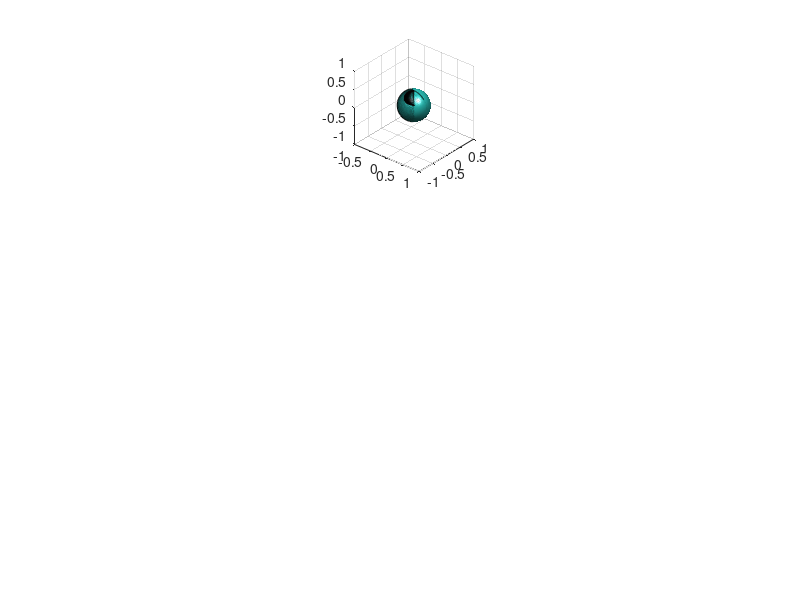

Reproduce this figure in MATLAB. (Note: this script raises an error after producing the figure.)
function spharmPyramidalPlot(L1, resolution)
% This function plots base spherical harmonic functions in their real forms
%
% Syntax:
% spharmPlot(L, resolution)
% spharmPlot(L)
% spharmPlot()
%
% Inputs:%
% L: degree of the functions, default value = 2;
% resolution: resolution of sphere surface, default value = 500.
%
% Results:
% red regions represent negative values
% red regions represent positive values
%
% Reference: http://en.wikipedia.org/wiki/Spherical_harmonics
%
% Modified version by Samuel Dupont from Mengliu Zhao, School of Computing Science, Simon Fraser University
% Update Date: 2016/may

if nargin < 1
    L1 = 2;
    resolution = 500;
end
if nargin < 2
    resolution = 500;
end

var.m_vect=0:L1;
var.m_sum_vect=(var.m_vect+1).^2;
var.nbr_m=(2.*var.m_vect)+1;

% discretize sphere surface
delta = pi/resolution;
theta = 0:delta:pi; % altitude
phi = 0:2*delta:2*pi; % azimuth
[phi,theta] = meshgrid(phi,theta);

% set figure background to white
figure('Color',[1 1 1])
L=0:L1;
for jj=1:length(L)
    M = L(jj):-1:-L(jj);
    for ii=1:length(M)
        % Legendre polynomials
        P_LM = legendre(L(jj),cos(theta(:,1)));
        P_LM = P_LM(abs(M(ii))+1,:)';
        P_LM = repmat(P_LM, [1, size(theta, 1)]);
        
        % normalization constant
        N_LM = sqrt((2*L(jj)+1)/4/pi*factorial(L(jj)-abs(M(ii)))/factorial(L(jj)+abs(M(ii))));
        
        % base spherical harmonic function
        if M(ii)>=0
            Y_LM = sqrt(2) * N_LM * P_LM .* cos(M(ii)*phi);
        else
            Y_LM = sqrt(2) * N_LM * P_LM .* sin(abs(M(ii))*phi);
        end
        
        % map to sphere surface
        r = Y_LM;
        x = abs(r).*sin(theta).*cos(phi);
        y = abs(r).*sin(theta).*sin(phi);
        z = abs(r).*cos(theta);
        
        % visualization
        subplot(L1+1,var.nbr_m(end),var.nbr_m(end)*(jj-1)+ round(var.nbr_m(end)/2)-floor(var.nbr_m(jj)/2)+ii-1);
        h = surf(x,y,z,double(r>=0));
        
        % adjust camera view
        view(40,30)
        camzoom(1.5)
        camlight left
        camlight right
        % 	lighting phong
        %
        axis([-1 1 -1 1 -1 1])
        
        % map positive regions to red, negative regions to green
        colormap(redbluecmap(2))
        
        % hide edges
        set(h, 'LineStyle','none')
        set(findobj(gcf, 'type','axes'), 'Visible','off')
        grid off
%         text(0,-.5,-1,['L = ', num2str(L(jj)), ', M = ', num2str(M(ii))])
    end
end
end